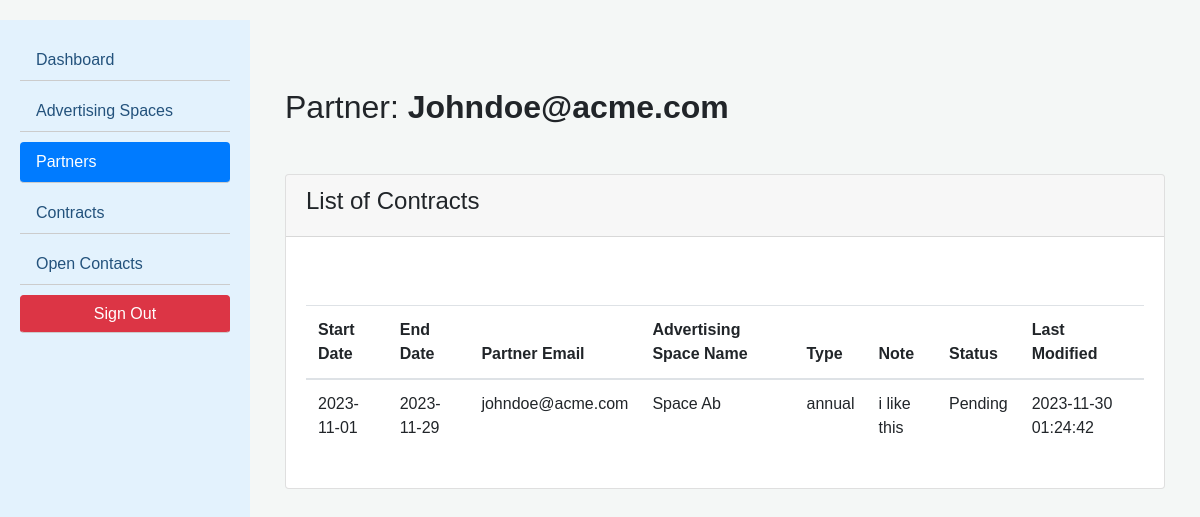
Page /admin/dashboard/partner-contracts.php?id=1 (signed in) on the committed database.
### tables this page shows
CREATE TABLE `partners` (
  `id` int(11) NOT NULL,
  `company_name` varchar(255) NOT NULL,
  `contact_person` varchar(255) NOT NULL,
  `address` varchar(255) DEFAULT NULL,
  `telephone` varchar(20) DEFAULT NULL,
  `email` varchar(255) NOT NULL,
  `club_id` int(11) DEFAULT NULL
);

CREATE TABLE `contracts` (
  `id` int(11) NOT NULL,
  `start_date` date DEFAULT NULL,
  `end_date` date DEFAULT NULL,
  `club_id` int(11) DEFAULT NULL,
  `partner_id` int(11) DEFAULT NULL,
  `partner_email` varchar(255) DEFAULT NULL,
  `advertising_space_id` int(11) DEFAULT NULL,
  `advertising_space_name` varchar(255) DEFAULT NULL,
  `type` varchar(255) DEFAULT NULL,
  `note` text DEFAULT NULL,
  `status` varchar(255) DEFAULT NULL,
  `last_modified` timestamp NOT NULL DEFAULT current_timestamp() ON UPDATE current_timestamp()
);

### admin/dashboard/partner-contracts.php (the view, shortened to what this page needs)
<?php
$host = DB_SERVER;
$dbname = DB_NAME;
$user = DB_USERNAME;
$pass = DB_PASSWORD;
$id = 0;
$the_partner_email = '';
if (isset($_GET['id'])) {
    $id = $_GET['id'];
}
try {
    $pdo = new PDO("mysql:host=$host;dbname=$dbname", $user, $pass);
    $pdo->setAttribute(PDO::ATTR_ERRMODE, PDO::ERRMODE_EXCEPTION);
    $stmt = $pdo->query('SELECT * FROM contracts WHERE partner_id = ' . $id . ' ORDER BY id DESC');
    $contracts = $stmt->fetchAll(PDO::FETCH_ASSOC);
    $stmt = $pdo->query('SELECT email FROM partners WHERE id = '.$id.'');
    $stmt->execute();
    $partners_email = $stmt->fetch(PDO::FETCH_ASSOC);
    $the_partner_email = $partners_email['email'];
} catch (PDOException $e) {
    echo 'Connection failed: ' . $e->getMessage();
}
?>
<?php include '../inc/dash_header.php'; ?>
<div class="dashboard-wrap">
    <div class="side-panel">
        <nav class="nav flex-column">
            <a class="nav-link" href="./index.php">Dashboard</a>
            <a class="nav-link" href="./advertising-spaces.php">Advertising Spaces</a>
            <a class="nav-link active" href="./partners.php">Partners</a>
            <a class="nav-link" href="./contracts.php">Contracts</a>
            <a class="nav-link" href="./open-contacts.php">Open Contacts</a>
            <a href="../logout.php" class="btn btn-danger">Sign Out</a>
        </nav>
    </div>
    <div class="dashboard-content">
        <div class="container mt-5">
            <h2> Partner: <b> <?php echo ucfirst($the_partner_email); ?> </b> </h2>
           <div class="card mt-5">
            <div class="card-header">
                <h4> List of Contracts</h4>
            </div>
            <div class="card-body">
                <table class="table mt-5">
                    <thead>
                        <tr>
                        <th scope="col">Start Date</th>
                        <th scope="col">End Date</th>
                        <th scope="col">Partner Email</th>
                        <th scope="col">Advertising Space Name</th>
                        <th scope="col">Type</th>
                        <th scope="col">Note</th>
                        <th scope="col">Status</th>
                        <th scope="col">Last Modified</th>
                        </tr>
                    </thead>
                <tbody>
                    <tr>
                        <?php foreach ($contracts as $contract) { ?>
                            <td><?php echo $contract['start_date']; ?></td>
                            <td><?php echo $contract['end_date']; ?></td>
                            <td><?php echo $contract['partner_email']; ?></td>
                            <td><?php echo $contract['advertising_space_name']; ?></td>
                            <td><?php echo $contract['type']; ?></td>
                            <td><?php echo $contract['note']; ?></td>
                            <td><?php echo $contract['status']; ?></td>
                            <td><?php echo $contract['last_modified']; ?></td>
                        <?php } ?>
                    </tr>
                </tbody>
                </table>
            </div>
           </div>
        </div>
    </div>
<?php include '../inc/dash_footer.php'; ?>

### admin/inc/dash_header.php (style rules this page uses)
body { font-family: 'Nunito', sans-serif; background: #f4f7f6; margin-top: 20px; }
.dashboard-wrap { display: flex; }
.side-panel { min-width: 250px; height: 100vh; background-color: #e3f2fd; padding: 20px; }
.side-panel .nav-link { color: #23527c; margin-bottom: 10px; }
.dashboard-content { flex-grow: 1; padding: 20px; }
.active { background-color: #007bff; color: white; border-radius: 4px; }
.side-panel .nav-link.active { background-color: #007bff; color: white; border-radius: 4px; }

### admin/dashboard/partner-contracts.php (style rules this page uses)
.side-panel nav a { border-bottom: 1px solid #ccc; }

### rows in the picture
partners: email "Johndoe@acme.com"
contracts: start_date "2023-11-01", end_date "2023-11-29", partner_email "johndoe@acme.com", advertising_space_name "Space Ab", type "annual", note "i like this", status "Pending", last_modified "2023-11-30 01:24:42"
